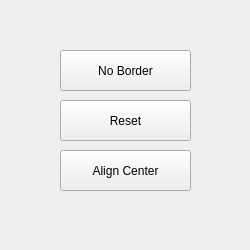
<?xml version="1.0" encoding="UTF-8"?>
<ui version="4.0">
 <class>Form</class>
 <widget class="QWidget" name="Form">
  <property name="geometry">
   <rect>
    <x>0</x>
    <y>0</y>
    <width>250</width>
    <height>250</height>
   </rect>
  </property>
  <property name="windowTitle">
   <string>CSO No Border</string>
  </property>
  <widget class="QPushButton" name="pushButton">
   <property name="geometry">
    <rect>
     <x>60</x>
     <y>50</y>
     <width>131</width>
     <height>41</height>
    </rect>
   </property>
   <property name="text">
    <string>No Border</string>
   </property>
  </widget>
  <widget class="QPushButton" name="pushButton_2">
   <property name="geometry">
    <rect>
     <x>60</x>
     <y>100</y>
     <width>131</width>
     <height>41</height>
    </rect>
   </property>
   <property name="text">
    <string>Reset</string>
   </property>
  </widget>
  <widget class="QPushButton" name="pushButton_3">
   <property name="geometry">
    <rect>
     <x>60</x>
     <y>150</y>
     <width>131</width>
     <height>41</height>
    </rect>
   </property>
   <property name="text">
    <string>Align Center</string>
   </property>
  </widget>
 </widget>
 <resources/>
 <connections/>
</ui>
